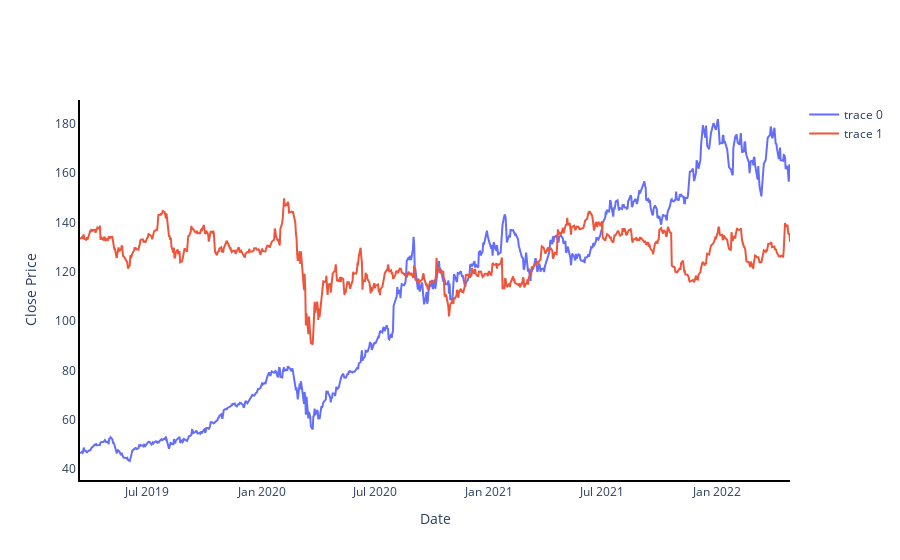

The notebook cell this image was saved under:
### Markdown cell above
## Variation of Close price with Date:  APPLE and IBM

### Code cell
import plotly.graph_objects as go

fig = go.Figure()

fig.add_trace(go.Scatter( x= aapl_df.index, y= aapl_df.Close))
fig.add_trace(go.Scatter( x= ibm_df.index, y= ibm_df.Close))
fig.update_layout(title='', paper_bgcolor='rgba(0,0,0,0)',
    plot_bgcolor='rgba(0,0,0,0)')

fig.update_xaxes(title_text='Date', showline=True,  linewidth=2, linecolor='black')
fig.update_yaxes(title_text='Close Price', showline=True, linewidth=2, linecolor='black')
fig.show()

### Figure 1 — Plotly figure (JSON) as saved in the notebook; plotly's stock layout.template omitted (floating-point values rounded to 4 significant figures; data arrays with more than 128 entries replaced by an {"elided": "..."} marker saying what was removed)
{"data": [{"type": "scatter", "x": {"elided": "789 str values"}, "y": {"elided": "789 float values"}}, {"type": "scatter", "x": {"elided": "789 str values"}, "y": {"elided": "789 float values"}}], "layout": {"paper_bgcolor": "rgba(0,0,0,0)", "plot_bgcolor": "rgba(0,0,0,0)", "title": {"text": ""}, "xaxis": {"linecolor": "black", "linewidth": 2, "showline": true, "title": {"text": "Date"}}, "yaxis": {"linecolor": "black", "linewidth": 2, "showline": true, "title": {"text": "Close Price"}}}}
